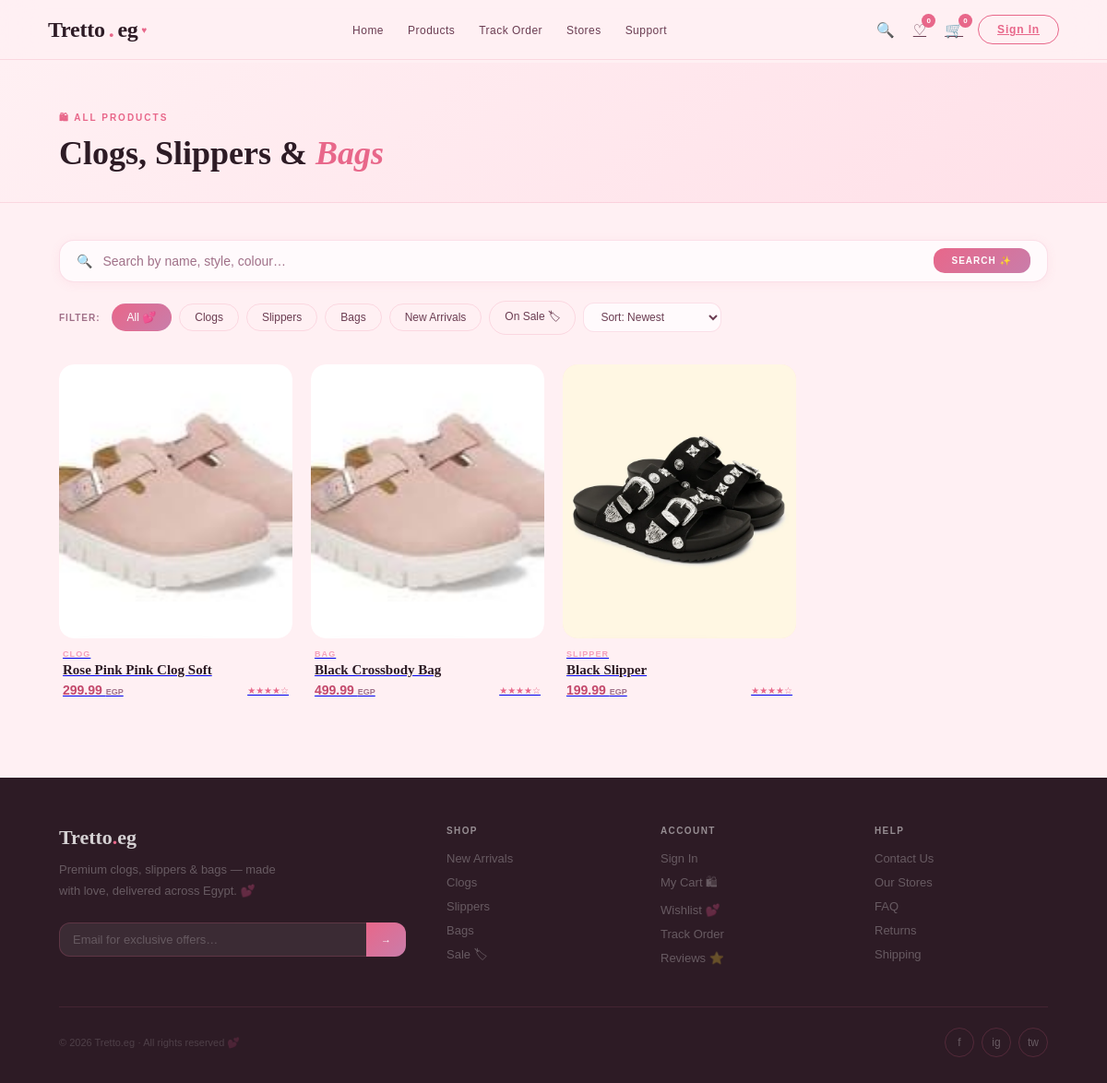
The app's page /MVC/View/GUI/products.php with its own data.
### tables this page shows
CREATE TABLE IF NOT EXISTS `product` (
  `PID` int NOT NULL AUTO_INCREMENT,
  `name` varchar(255) NOT NULL,
  `price` decimal(10,2) NOT NULL,
  `descriptions` text,
  `category` varchar(100) DEFAULT NULL,
  `Number_Of_Sells` int DEFAULT '0',
  `created_at` timestamp NULL DEFAULT CURRENT_TIMESTAMP,
  `BranchID` int DEFAULT NULL,
  PRIMARY KEY (`PID`),
  KEY `BranchID` (`BranchID`)
);

### MVC/Controller/products_controller.php (called while the page is built, shortened)
<?php
require_once __DIR__ . '/../Model/product.php';
require_once __DIR__ . '/../Model/ProductFactory.php';
require_once __DIR__ . '/../Model/ProductFactory.php';
require_once __DIR__ . '/../../db.php';
class ProductsController{
private $conn;
    public function __construct() {
        $database = new Database();
        $this->conn = $database->getConnection();
    }
    public function getAllProducts(){
        $query = "SELECT * FROM product";
        $stmt = $this->conn->prepare($query);
        $stmt->execute();
        $products = [];
        $Prod = $stmt->fetchAll();
        $productFactory = new ProductFactory();
        foreach ($Prod as $row) {
            $products[] = $productFactory->create($row['category'], $row);
        }
        return $products;
    }
}

### db.php (called while the page is built, shortened)
<?php
class Database {
    private $host = "localhost";
    private $db_name = "tretto";
    private $username = "root";
    private $password = "";
    public function getConnection() {
        $this->conn = null;
          try {
              $this->conn = new PDO(
                  "mysql:host=" . $this->host . ";dbname=" . $this->db_name,
                  $this->username,
                  $this->password
              );
              $this->conn->setAttribute(PDO::ATTR_ERRMODE, PDO::ERRMODE_EXCEPTION);
          } catch(PDOException $exception) {
              echo "Connection error: " . $exception->getMessage();
              $this->state = "Connection failed: " . $exception->getMessage();
          }
          return $this->conn;
      }
}
?>

### MVC/Model/product.php (called while the page is built, shortened)
<?php
require_once (__DIR__ . '/../../db.php');
abstract class Product implements ProductInterface {
    public function __construct($data) {
        $conn= new Database();
        $this->conn = $conn->getConnection();
        $this->pid      = $data['PID'] ?? null;
        $this->name     = $data['name'] ?? 'Unknown';
        $this->price    = $data['price'] ?? 0;
        $this->category = $data['category'] ?? '';
        $query= "SELECT * FROM product_variants WHERE PID = :pid";
        $stmt = $this->conn->prepare($query);
        $stmt->bindParam(':pid', $this->pid);
        $stmt->execute();
        $variantsData = $stmt->fetchAll(PDO::FETCH_ASSOC);
            foreach ($variantsData as $variantData) {
                $this->variants[] = new product_variants($variantData);
            }
    }
}

### MVC/Model/clogs.php (called while the page is built, shortened)
<?php
require_once(__DIR__ . '/product.php');
require_once(__DIR__ . '/product_variants.php');
require_once(__DIR__ . '/ProductFactory.php');
class Clogs extends Product {
    public function __construct($data) {
        parent::__construct($data);
    }
}

### MVC/Model/ProductFactory.php (called while the page is built, shortened)
<?php
require_once(__DIR__ . '/clogs.php');
require_once(__DIR__ . '/product.php');
require_once(__DIR__ . '/../../db.php');
class ProductFactory {
    public function create($type, $data) : ProductInterface {
        switch (strtolower($type)) {
            default:
                return new Clogs($data);
        }
    }
}
?>

### MVC/Model/product_variants.php (called while the page is built, shortened)
<?php
require_once (__DIR__ . '/../../db.php');
require_once('product.php');
class product_variants {
    public $pvid;
    public $conn;
    public function __construct($data) {
        $db = new Database();
        $this->conn = $db->getConnection();
        $this->pvid = $data['pvid'] ?? null;
        $this->getImages();
    }
    public function getImages(){
        $stmt = $this->conn->prepare("SELECT * FROM product_images WHERE pvid = :pvid");
        $stmt->bindParam(':pvid', $this->pvid);
        $stmt->execute();
        $result = $stmt->fetchAll(PDO::FETCH_ASSOC);
    }
}

### MVC/View/GUI/products.php (the view, shortened to what this page needs)
<?php
require_once __DIR__ . '/../../Controller/products_controller.php';
require_once __DIR__ . '/../../Model/product.php';
require_once __DIR__ . '/../../Model/ProductFactory.php';
require_once __DIR__ . '/../../Model/cart.php';
require_once __DIR__ . '/../../../db.php';
$list = new ProductsController();
if (isset($_GET['sort']) && $_GET['sort'] !== '') {
    $products = $list->getFilter($_GET['sort']);
}
else {
    $products = $list->getAllProducts();
}
?>
<!DOCTYPE html>
<html lang="en">
<head>
    <link rel="stylesheet" href="../css/navbar.css">
    <link rel="stylesheet" href="../css/main.css">
    <link rel="stylesheet" href="../css/product.css">
</head>
<body>
    <?php include 'component/navbar.php'; ?>
    <div class="page" id="page-products">
        <div class="page-header">
            <div class="sec-tag">🛍 All Products</div>
            <h1 class="sec-title">Clogs, Slippers & <em>Bags</em></h1>
        </div>
        <div class="page-wrap">
            <div class="search-bar">
                <span class="s-ico">🔍</span>
                <input class="s-inp" id="search-input" type="text" placeholder="Search by name, style, colour…">
                <button class="s-btn">Search ✨</button>
            </div>
            <div class="filter-row">
                <span class="filter-lbl">Filter:</span>
                <button class="chip on" data-filter="all">All 💕</button>
                <button class="chip" data-filter="clogs">Clogs</button>
                <button class="chip" data-filter="slippers">Slippers</button>
                <button class="chip" data-filter="bags">Bags</button>
                <button class="chip" data-filter="new">New Arrivals</button>
                <button class="chip" data-filter="sale">On Sale 🏷</button>
                <form id="filterForm" method="GET" action="products.php">
                    <select class="sort-sel" onchange="this.form.submit()" name="sort">
                        <option value="newest" selected="window">Sort: Newest</option>
                    </select>
                </form>
            </div>
            <div class="prod-grid" id="prod-listing">
                 <?php foreach($products as $product):?>
                    <a href="product_detail.php?id=<?= $product->pid ?>">
                        <div class="prod-card" data-category="bags" data-product-id="5">
                            <div class="prod-img-wrap">
                                <img class="prod-photo" src="<?= $product->variants[0]->img_url[0]; ?>" alt="<?= $product->name; ?>">
                            </div>
                            <div class="prod-info">
                                <div class="prod-cat"><?= $product->category; ?></div>
                                <div class="prod-name"><?= $product->name; ?></div>
                                <div class="prod-pr-row">
                                    <span class="prod-price"><?= $product->price; ?> <span class="prod-egp">EGP</span></span>
                                    <span class="prod-stars">★★★★☆</span>
                                    </div>
                            </div>
                        </div>
                    </a>
                <?php endforeach; ?>
            </div>
        </div>
    </div>
    <?php include 'component/footer.php'; ?>
</body>
</html>

### MVC/View/css/main.css (style rules this page uses)
*, *::before, *::after { box-sizing: border-box; margin: 0; padding: 0 }
:root { --blush: #FFF0F3; --blush2: #FFE0E8; --blush3: #FFD6E2; --rose: #E8678A; --rose-d: #C44A6D; --rose-l: #F5A0BB; --mauve: #C97DAA; --mauve-l: #E8C3D8; --nude: #F9EEE8; --nude2: #F0DDD4; --gold: #D4A8B0; --gold-a: #C9998A; --dark: #2D1B25; --mid: #6B3D52; --muted: #A07088; --white: #FFFAFC; --border: rgba(232, 103, 138, .18); --shadow: 0 8px 40px rgba(45, 27, 37, .1); }
html { scroll-behavior: smooth }
body { font-family: 'DM Sans', sans-serif; background: var(--blush); color: var(--dark); overflow-x: hidden; min-height: 100vh }
.page { padding-top: 68px; min-height: 100vh; animation: fadeIn .35s ease; position: relative; z-index: 1 }
.sec-tag { font-size: 10px; letter-spacing: .2em; text-transform: uppercase; color: var(--rose); margin-bottom: 10px; font-weight: 700 }
.sec-title { font-family: 'Playfair Display', serif; font-size: clamp(28px, 3vw, 44px); font-weight: 700; line-height: 1.1; color: var(--dark) }
.sec-title em { font-style: italic; color: var(--rose) }
.page-header { padding: 52px 64px 32px; border-bottom: 1px solid var(--border); background: linear-gradient(135deg, var(--blush) 0%, var(--blush2) 100%) }
.page-wrap { padding: 40px 64px 80px }

### MVC/View/css/product.css (style rules this page uses)
.prod-grid { display: grid; grid-template-columns: repeat(4, 1fr); gap: 20px }
.prod-card { transition: transform .28s }
.prod-img-wrap { width: 100%; aspect-ratio: .85; position: relative; overflow: hidden; border-radius: 16px; background: var(--blush2) }
.prod-photo { width: 100%; height: 100%; object-fit: cover; display: block; transition: transform .5s }
.prod-info { padding: 12px 4px 7px }
.prod-cat { font-size: 9px; letter-spacing: .12em; text-transform: uppercase; color: var(--rose-l); margin-bottom: 4px; font-weight: 700 }
.prod-name { font-family: 'Playfair Display', serif; font-size: 15px; font-weight: 700; color: var(--dark); margin-bottom: 5px }
.prod-pr-row { display: flex; align-items: center; gap: 8px }
.prod-price { font-size: 14px; color: var(--rose-d); font-weight: 700 }
.prod-egp { font-size: 9px; color: var(--muted) }
.prod-stars { font-size: 10px; color: var(--rose); margin-left: auto }
.page { padding-top: 68px; min-height: 100vh; animation: fadeIn .35s ease; position: relative; z-index: 1 }
.search-bar { background: var(--white); border: 1.5px solid var(--border); display: flex; align-items: center; padding: 0 18px; gap: 11px; margin-bottom: 20px; border-radius: 16px; box-shadow: 0 2px 12px rgba(232, 103, 138, .08) }
.s-ico { font-size: 14px; color: var(--muted) }
.s-inp { flex: 1; padding: 14px 0; border: none; background: transparent; font-family: 'DM Sans', sans-serif; font-size: 14px; color: var(--dark); outline: none }
.s-inp::placeholder { color: var(--muted) }
.s-btn { padding: 8px 20px; background: linear-gradient(135deg, var(--rose), var(--mauve)); color: #fff; border: none; font-size: 10px; font-weight: 700; letter-spacing: .1em; text-transform: uppercase; font-family: 'DM Sans', sans-serif; border-radius: 12px }
.filter-row { display: flex; gap: 8px; flex-wrap: wrap; margin-bottom: 32px; align-items: center }
.filter-lbl { font-size: 10px; letter-spacing: .1em; text-transform: uppercase; color: var(--muted); font-weight: 700; margin-right: 4px }
.chip { padding: 7px 16px; border: 1.5px solid var(--border); background: transparent; color: var(--mid); font-size: 12px; font-weight: 500; cursor: none; font-family: 'DM Sans', sans-serif; transition: all .18s; border-radius: 20px }
.chip:hover, .chip.on { background: linear-gradient(135deg, var(--rose), var(--mauve)); border-color: transparent; color: #fff }
.sort-sel { padding: 7px 14px; border: 1.5px solid var(--border); background: var(--white); color: var(--mid); font-size: 12px; font-weight: 500; cursor: none; font-family: 'DM Sans', sans-serif; outline: none; margin-left: auto; border-radius: 12px }
.sec-tag { font-size: 10px; letter-spacing: .2em; text-transform: uppercase; color: var(--rose); margin-bottom: 10px; font-weight: 700 }
.sec-title { font-family: 'Playfair Display', serif; font-size: clamp(28px, 3vw, 44px); font-weight: 700; line-height: 1.1; color: var(--dark) }
.sec-title em { font-style: italic; color: var(--rose) }
.page-header { padding: 52px 64px 32px; border-bottom: 1px solid var(--border); background: linear-gradient(135deg, var(--blush) 0%, var(--blush2) 100%) }
.page-wrap { padding: 40px 64px 80px }

### records on screen
product: category "CLOG", name "Rose Pink Pink Clog Soft", price "299.99"
product: category "BAG", name "Black Crossbody Bag", price "499.99"
product: shows a picture, category "SLIPPER", name "Black Slipper", price "199.99"

### other values on screen
$favCount "0"
$numCart "0"
